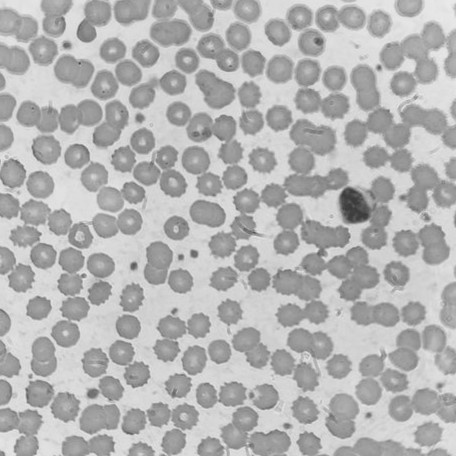
#> input picture imagesel/gray.jpg, 456 x 456 px, given as the content of the folder drive/MyDrive/PengenalanPola_desty/dataset-master/JPEGImages, which was not available
$ python tugas_segmentasi__citra__sel__darah.py
#> lines starting #> are read from the running program, lines starting #| are printed output that depends on the picture; after the words box and inside, x2 and y2 are one past the last pixel; in counts of white or black regions, pixels touching at a corner belong together; pictures that were not available may be replaced by others from this repository, and a replacement may not be noted
# -*- coding: utf-8 -*-
"""tugas_segmentasi _citra_ sel _darah.ipynb

Automatically generated by Colab.

Original file is located at
    https://colab.research.google.com/drive/1Jr8KgKuhzvkFVCPcgn_DZoGjyOJfigQd

🌼Destyasti Sri Puspito Widi - 24/554312/NPA/19974🌼
"""

import numpy as np
import cv2
import os
import matplotlib.pyplot as plt
from google.colab import drive

drive.mount('/content/drive')

dataset_path='/content/drive/MyDrive/PengenalanPola_desty/dataset-master/JPEGImages'

# List file gambar
image_files = [f for f in os.listdir(dataset_path) if f.endswith(('.png', '.jpg', '.jpeg'))]
print(f"Jumlah gambar ditemukan: {len(image_files)}")
print("Contoh nama file:", image_files[:5])  # Menampilkan 5 nama file pertama

# Baca dan menampilkan 9 contoh gambar dalam grid 3x3
fig, axes = plt.subplots(3, 3, figsize=(15, 15))  # Grid 3x3

for i, img_name in enumerate(image_files[:9]):
    img = cv2.imread(os.path.join(dataset_path, img_name))
#> img is the input picture: shape (456, 456, 3); min 57, max 235, mean 179.6
    img = cv2.cvtColor(img, cv2.COLOR_BGR2RGB)  # Convert BGR ke RGB

    row, col = divmod(i, 3)  # Hitung posisi baris dan kolom
    axes[row, col].imshow(img)
    axes[row, col].axis("off")
    axes[row, col].set_title(f"Image {i+1}")

plt.show()

# Baca dan konversi ke grayscale (9 gambar)
fig, axes = plt.subplots(3, 3, figsize=(15, 15))  # Buat grid 3x3

for i, img_name in enumerate(image_files[:9]):  # Ambil 9 gambar pertama
    img = cv2.imread(os.path.join(dataset_path, img_name))
    gray_img = cv2.cvtColor(img, cv2.COLOR_BGR2GRAY)  # Konversi ke grayscale

    row, col = divmod(i, 3)  # Hitung posisi di grid
    axes[row, col].imshow(gray_img, cmap='gray')
    axes[row, col].axis("off")
    axes[row, col].set_title(f"Grayscale Image {i+1}")

plt.show()

# Deteksi tepi menggunakan Canny dengan threshold
fig, axes = plt.subplots(3, 3, figsize=(15, 15))  # Grid 3x3

for i, img_name in enumerate(image_files[:9]):
    img = cv2.imread(os.path.join(dataset_path, img_name), cv2.IMREAD_GRAYSCALE)  # Baca grayscale

    # Ubah threshold agar lebih sensitif
    edges = cv2.Canny(img, threshold1=20, threshold2=80)
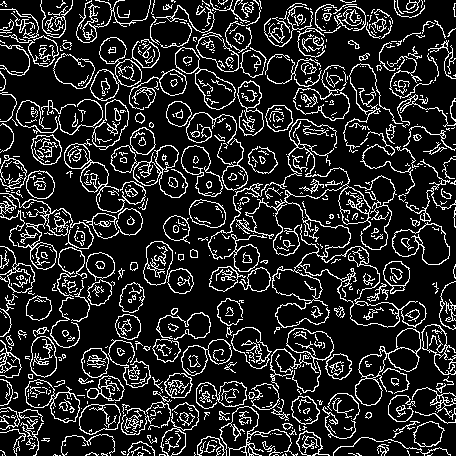
#> edges: shape (456, 456); 15.6% white in thin lines or dots

    row, col = divmod(i, 3)  # Hitung posisi di grid
    axes[row, col].imshow(edges, cmap='gray')
    axes[row, col].axis("off")
    axes[row, col].set_title(f"Canny Edge {i+1}")

plt.show()

# Dilasi (Strel = 2 piksel)
kernel = np.ones((2,2), np.uint8)

fig, axes = plt.subplots(3, 3, figsize=(15, 15))

for i, img_name in enumerate(image_files[:9]):
    img = cv2.imread(os.path.join(dataset_path, img_name), cv2.IMREAD_GRAYSCALE)
    edges = cv2.Canny(img, 20, 80)

    dilated = cv2.dilate(edges, kernel, iterations=1)
#> dilated: shape (456, 456); 33.7% white in thin lines or dots

    row, col = divmod(i, 3)
    axes[row, col].imshow(dilated, cmap='gray')
    axes[row, col].axis("off")
    axes[row, col].set_title(f"Dilasi {i+1}")

plt.show()

# Erosi (Strel = 2 piksel)
kernel = np.ones((2,2), np.uint8)

fig, axes = plt.subplots(3, 3, figsize=(15, 15))

for i, img_name in enumerate(image_files[:9]):
    img = cv2.imread(os.path.join(dataset_path, img_name), cv2.IMREAD_GRAYSCALE)
    edges = cv2.Canny(img, 20, 80)
    dilated = cv2.dilate(edges, kernel, iterations=1)

    eroded = cv2.erode(dilated, kernel, iterations=1)
#> eroded: shape (456, 456); 18.1% white in thin lines or dots

    row, col = divmod(i, 3)
    axes[row, col].imshow(eroded, cmap='gray')
    axes[row, col].axis("off")
    axes[row, col].set_title(f"Erosi {i+1}")

plt.show()

# Refined Closing (Filling Holes)
refined_closing_images = []  # List untuk menyimpan hasil closing

fig, axes = plt.subplots(3, 3, figsize=(15, 15))

for i, img_name in enumerate(image_files[:9]):
    img = cv2.imread(os.path.join(dataset_path, img_name), cv2.IMREAD_GRAYSCALE)

    # Thresholding dengan Otsu
    _, binary = cv2.threshold(img, 0, 255, cv2.THRESH_BINARY_INV + cv2.THRESH_OTSU)
#> binary: shape (456, 456); 53.4% white; 136 black regions (90 under 20 px), largest, box (x1, y1, x2, y2) and area: (0, 0, 456, 456) 92863, (404, 126, 456, 182) 1485, (0, 429, 26, 456) 411

    # Gunakan median filter untuk mengurangi noise sebelum closing
    binary = cv2.medianBlur(binary, 5)
#> binary: shape (456, 456); 53.7% white; 64 black regions (41 under 20 px), largest, box (x1, y1, x2, y2) and area: (0, 0, 456, 456) 90866, (236, 202, 318, 276) 2159, (405, 126, 456, 181) 1477

    # Morphological Closing untuk menutup lubang
    kernel = np.ones((5,5), np.uint8)
    closed = cv2.morphologyEx(binary, cv2.MORPH_CLOSE, kernel, iterations=1)
#> closed: shape (456, 456); 56.3% white; 50 black regions, largest, box (x1, y1, x2, y2) and area: (46, 172, 456, 456) 33698, (199, 57, 456, 332) 11012, (247, 0, 456, 75) 7006

    # Dilasi dikurangi biar gak overfill
    closed = cv2.dilate(closed, kernel, iterations=1)
#> closed: shape (456, 456); 71.3% white; 62 black regions (18 under 20 px), largest, box (x1, y1, x2, y2) and area: (48, 174, 303, 414) 13798, (193, 273, 456, 456) 8200, (249, 0, 456, 73) 5142

    refined_closing_images.append(closed)  # Simpan hasil closing

    axes[i//3, i%3].imshow(closed, cmap='gray')
    axes[i//3, i%3].axis("off")
    axes[i//3, i%3].set_title(f"Filling Holes {i+1}")

plt.show()

#Erosi (Strel = 7 piksel)
eroded_images = []
kernel_erode = np.ones((7,7), np.uint8)  # Kernel erosi (Strel = 7 piksel)

fig, axes = plt.subplots(3, 3, figsize=(15, 15))

for i, img in enumerate(refined_closing_images[:9]):
    eroded = cv2.erode(img, kernel_erode, iterations=1)  # Proses erosi
    eroded_images.append(eroded)

    axes[i//3, i%3].imshow(eroded, cmap='gray')
    axes[i//3, i%3].axis("off")
    axes[i//3, i%3].set_title(f"Eroded Image {i+1}")
#> this loop made 1 pass
#> pass 1, `eroded = cv2.erode(img, kernel_erode, iterations=1)`:
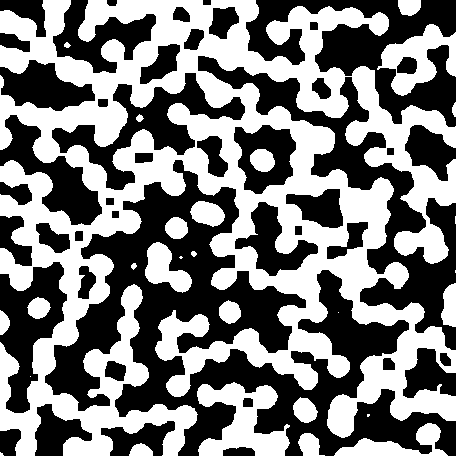
#> eroded: shape (456, 456); 48.7% white; 28 white regions (7 under 20 px), largest, box (x1, y1, x2, y2) and area: (0, 0, 456, 456) 87605, (197, 382, 290, 456) 3721, (377, 24, 456, 96) 2567
#> after the loop, eroded_images = 1 item

plt.show()

#Dilasi (Strel = 6 piksel)
dilated_images = []
kernel_dilate = np.ones((6,6), np.uint8)  # Kernel dilasi (Strel = 6 piksel)

fig, axes = plt.subplots(3, 3, figsize=(15, 15))

for i, img in enumerate(eroded_images[:9]):
    dilated = cv2.dilate(img, kernel_dilate, iterations=1)  # Proses dilasi
    dilated_images.append(dilated)

    axes[i//3, i%3].imshow(dilated, cmap='gray')
    axes[i//3, i%3].axis("off")
    axes[i//3, i%3].set_title(f"Dilated Image {i+1}")
#> this loop made 1 pass
#> pass 1, `dilated = cv2.dilate(img, kernel_dilate, iterations=1)`:
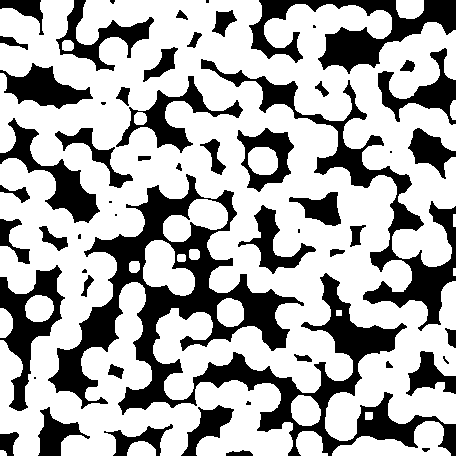
#> dilated: shape (456, 456); 67.3% white; 56 black regions (13 under 20 px), largest, box (x1, y1, x2, y2) and area: (48, 174, 456, 456) 24769, (201, 59, 456, 331) 8043, (249, 0, 456, 74) 5695
#> after the loop, dilated_images = 1 item

plt.show()

#Hapus objek dengan ukuran < 150 piksel
cleaned_images = []

fig, axes = plt.subplots(3, 3, figsize=(15, 15))

for i, img in enumerate(dilated_images[:9]):
    num_labels, labels, stats, _ = cv2.connectedComponentsWithStats(img, connectivity=8)

    # Buat mask hanya untuk objek dengan ukuran >= 150 piksel
    cleaned = np.zeros_like(img)
    for j in range(1, num_labels):  # Skip label 0 karena itu background
        if stats[j, cv2.CC_STAT_AREA] >= 150:
            cleaned[labels == j] = 255

    cleaned_images.append(cleaned)

    axes[i//3, i%3].imshow(cleaned, cmap='gray')
    axes[i//3, i%3].axis("off")
    axes[i//3, i%3].set_title(f"Cleaned Image {i+1}")
#> this loop made 1 pass
#> num_labels on pass 1: 24
#> pass 1, `num_labels, labels, stats, _ = cv2.connectedComponentsWithStats(img, c..`:
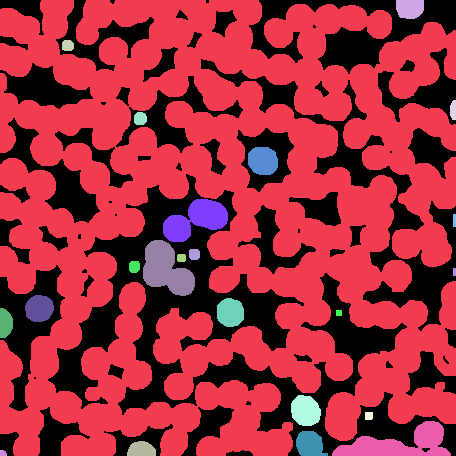
#> labels: shape (456, 456) int32; 24 distinct labels, from 0 to 23; one colour per label, 0 black
#> after the loop:
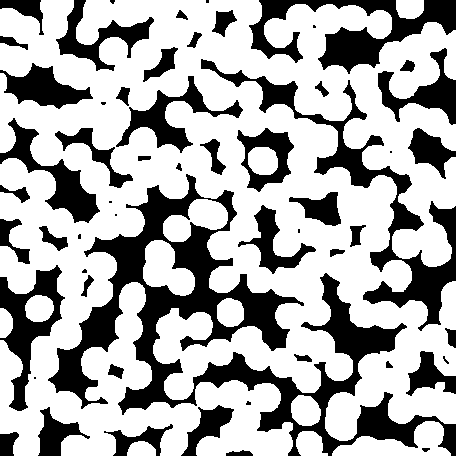
#> cleaned: shape (456, 456); 66.9% white; 56 black regions (13 under 20 px), largest, box (x1, y1, x2, y2) and area: (48, 174, 456, 456) 25165, (201, 59, 456, 331) 8106, (249, 0, 456, 74) 5695
#> after the loop, cleaned_images = 1 item

plt.show()

# Menampilkan hasil segmentasi setelah semua proses selesai
fig, axes = plt.subplots(3, 3, figsize=(15, 15))

for i, segmented_img in enumerate(dilated_images[:9]):  # Menggunakan hasil dari tahap sebelumnya
    axes[i//3, i%3].imshow(segmented_img, cmap='gray')
    axes[i//3, i%3].axis("off")
    axes[i//3, i%3].set_title(f"Segmented Image {i+1}")

plt.show()

#ini untuk melihat warnanya atau konversi ke RGB
fig, axes = plt.subplots(3, 3, figsize=(15, 15))

for i, (segmented_img, img_name) in enumerate(zip(dilated_images[:9], image_files[:9])):
    # Baca citra asli
    original_img = cv2.imread(os.path.join(dataset_path, img_name))
    original_img = cv2.cvtColor(original_img, cv2.COLOR_BGR2RGB)  # Konversi ke RGB

    # Buat mask warna (merah) dari hasil segmentasi
    mask = np.zeros_like(original_img)
    mask[:, :, 0] = segmented_img  # Hanya saluran merah yang berisi segmentasi
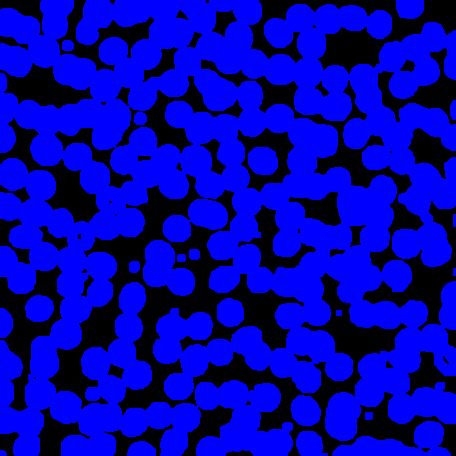
#> mask: shape (456, 456, 3); mean of channels 0, 1, 2 171.7, 0, 0; drawn as B, G, R

    # Overlay gambar asli dengan mask
    overlayed_img = cv2.addWeighted(original_img, 0.7, mask, 0.3, 0)
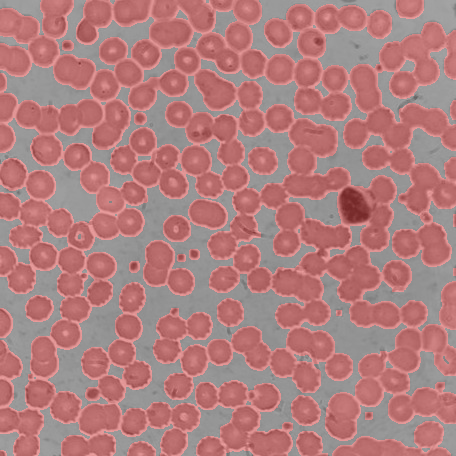
#> overlayed_img: shape (456, 456, 3); mean R, G, B 177.2, 125.7, 125.7

    # Tampilkan hasil
    axes[i//3, i%3].imshow(overlayed_img)
    axes[i//3, i%3].axis("off")
    axes[i//3, i%3].set_title(f"Segmented Overlay {i+1}")

plt.show()
